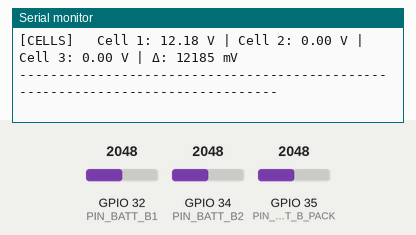
This sketch was run on a simulated ESP32. Parts: the last lines printed to the serial monitor. Inputs (shaded band) come from the test bench; at power-on: GPIO 32 (PIN_BATT_B1) = 2048, GPIO 34 (PIN_BATT_B2) = 2048, GPIO 35 (PIN_BATT_B_PACK) = 2048.

Above: at 2.4 s.
2.5 s: GPIO 32 (PIN_BATT_B1) set to 1228
At 3.07 s:
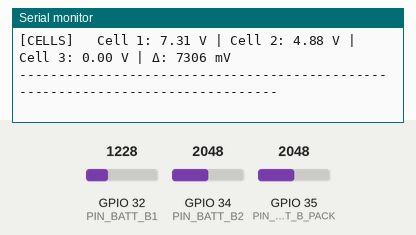
4.7 s: GPIO 34 (PIN_BATT_B2) set to 1228
At 5.08 s:
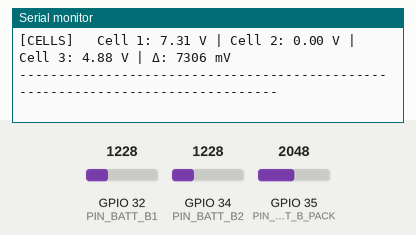
6.7 s: GPIO 35 (PIN_BATT_B_PACK) set to 1228
At 7.08 s:
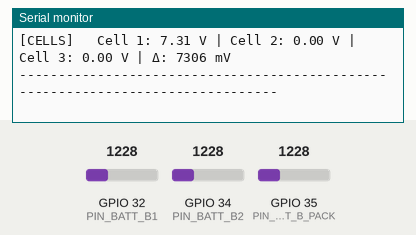
8.7 s: GPIO 32 (PIN_BATT_B1) set to 491
At 9.08 s:
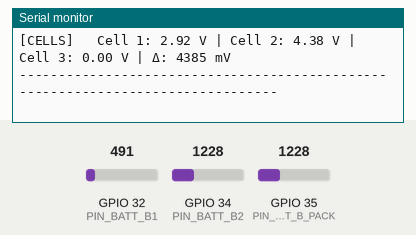
10.7 s: GPIO 34 (PIN_BATT_B2) set to 491
At 11.08 s:
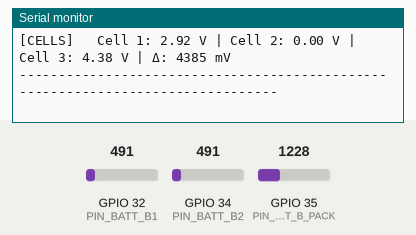
12.7 s: GPIO 35 (PIN_BATT_B_PACK) set to 491
At 13.08 s:
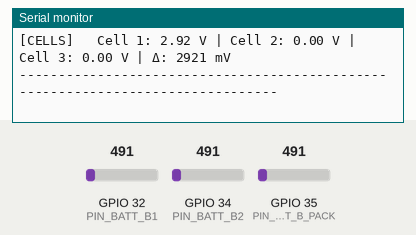
Timing chart, 0 to 15.7 s (numbered marks = the images above; inputs shaded):
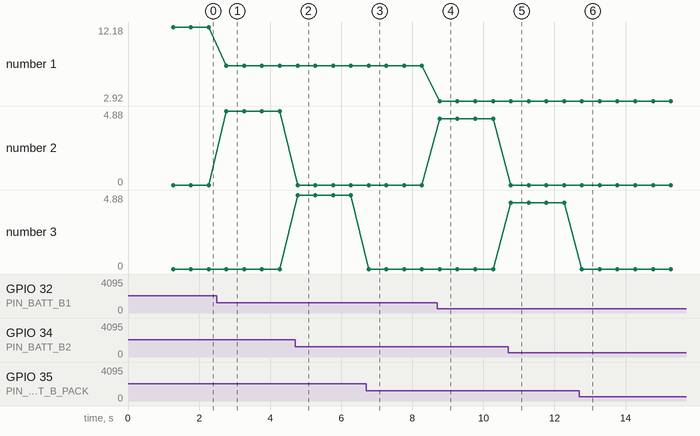

Measured:
- after the input at 2.5 s, the serial monitor: prints a new line after 0.26 s (image 1)
- after the input at 4.7 s, the serial monitor: prints a new line after 0.06 s (image 2)
- after the input at 6.7 s, the serial monitor: prints a new line after 0.06 s (image 3)
- after the input at 8.7 s, the serial monitor: prints a new line after 0.06 s (image 4)
- after the input at 10.7 s, the serial monitor: prints a new line after 0.06 s (image 5)
- after the input at 12.7 s, the serial monitor: prints a new line after 0.06 s (image 6)
- plotted number 1: 12.18 → 7.31 after the input at 2.5 s, 7.31 → 2.92 after the input at 8.7 s
- plotted number 2: 0 → 4.88 after the input at 2.5 s, 0 → 4.38 after the input at 8.7 s

The sketch:

test_02_battery_dividers.ino
```cpp
/*
 * TEST 02: Battery Voltage Dividers (GPIO 32, GPIO 34, GPIO 35)
 * -----------------------------------------------------------------------------
 * Tests 3S LiPo battery taps:
 * - B1 cumulative tap -> GPIO 32 (Cell 1, nominal 3.7V - 4.2V)
 * - B2 cumulative tap -> GPIO 34 (Cell 1+2, nominal 7.4V - 8.4V)
 * - B+ total pack tap -> GPIO 35 (Total 3S, nominal 11.1V - 12.6V)
 *
 * Resistors: 30 kΩ upper, 4.7 kΩ lower
 * Nominal divider ratio = (30.0 + 4.7) / 4.7 = 7.38298
 *
 * Displays:
 * 1. Raw ADC counts (0 - 4095)
 * 2. Pin Voltage at ESP32 (V)
 * 3. Scaled Tap Voltage (V)
 * 4. Extracted Individual Cell Voltages (Cell 1, Cell 2, Cell 3)
 * 5. Cell Imbalance (Max - Min in mV)
 */

#include <Arduino.h>

#define PIN_BATT_B1     32
#define PIN_BATT_B2     34
#define PIN_BATT_B_PACK 35

const float V_REF = 3.30;
const float ADC_MAX = 4095.0;
const float R_UPPER_KOHM = 30.0;
const float R_LOWER_KOHM = 4.7;
const float DIVIDER_RATIO = (R_UPPER_KOHM + R_LOWER_KOHM) / R_LOWER_KOHM; // 7.38298

// Trimmer multipliers for fine-tuning against your multimeter
float cal_b1    = 1.000;
float cal_b2    = 1.000;
float cal_bpack = 1.000;

float read_avg_volts(int pin, int samples = 40) {
  uint32_t sum = 0;
  for (int i = 0; i < samples; i++) {
    sum += analogRead(pin);
    delayMicroseconds(80);
  }
  float avg_raw = (float)sum / samples;
  return (avg_raw / ADC_MAX) * V_REF;
}

int read_avg_raw(int pin, int samples = 20) {
  uint32_t sum = 0;
  for (int i = 0; i < samples; i++) {
    sum += analogRead(pin);
    delayMicroseconds(50);
  }
  return sum / samples;
}

void setup() {
  Serial.begin(115200);
  delay(1200);
  Serial.println("\n========================================================");
  Serial.println(" TEST 02: 3S BATTERY VOLTAGE DIVIDERS (GPIO 32, 34, 35)");
  Serial.println("========================================================");
  Serial.printf(" Upper Resistor: %.1f kΩ | Lower Resistor: %.1f kΩ\n", R_UPPER_KOHM, R_LOWER_KOHM);
  Serial.printf(" Nominal Ratio: %.4f\n", DIVIDER_RATIO);
  Serial.println("--------------------------------------------------------");
  Serial.println("Tap B1: GPIO 32  |  Tap B2: GPIO 34  |  Tap B+: GPIO 35");
  Serial.println("========================================================\n");

  analogSetAttenuation(ADC_11db);

  pinMode(PIN_BATT_B1, INPUT);
  pinMode(PIN_BATT_B2, INPUT);
  pinMode(PIN_BATT_B_PACK, INPUT);
}

unsigned long last_print = 0;

void loop() {
  if (millis() - last_print >= 500) {
    last_print = millis();

    int raw_b1 = read_avg_raw(PIN_BATT_B1);
    int raw_b2 = read_avg_raw(PIN_BATT_B2);
    int raw_bp = read_avg_raw(PIN_BATT_B_PACK);

    float v_pin1 = read_avg_volts(PIN_BATT_B1);
    float v_pin2 = read_avg_volts(PIN_BATT_B2);
    float v_pinp = read_avg_volts(PIN_BATT_B_PACK);

    float v_tap1 = v_pin1 * DIVIDER_RATIO * cal_b1;
    float v_tap2 = v_pin2 * DIVIDER_RATIO * cal_b2;
    float v_pack = v_pinp * DIVIDER_RATIO * cal_bpack;

    // Series cell voltages
    float cell1 = v_tap1;
    float cell2 = max(0.0f, v_tap2 - v_tap1);
    float cell3 = max(0.0f, v_pack - v_tap2);

    float max_c = max(cell1, max(cell2, cell3));
    float min_c = min(cell1, min(cell2, cell3));
    float delta_mv = (max_c - min_c) * 1000.0;

    Serial.printf("[ADC RAW] B1=%4d (Pin: %.3fV) | B2=%4d (Pin: %.3fV) | B+=%4d (Pin: %.3fV)\n",
                  raw_b1, v_pin1, raw_b2, v_pin2, raw_bp, v_pinp);
    Serial.printf("[TAPS]    Tap1: %5.2f V   | Tap2: %5.2f V   | Total Pack: %5.2f V\n",
                  v_tap1, v_tap2, v_pack);
    Serial.printf("[CELLS]   Cell 1: %4.2f V | Cell 2: %4.2f V | Cell 3: %4.2f V | Δ: %4.0f mV\n",
                  cell1, cell2, cell3, delta_mv);
    Serial.println("--------------------------------------------------------------------------------");
  }
}
```
